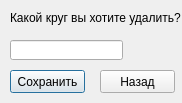
<?xml version="1.0" encoding="UTF-8"?>
<ui version="4.0">
 <class>deletecircle</class>
 <widget class="QDialog" name="deletecircle">
  <property name="geometry">
   <rect>
    <x>0</x>
    <y>0</y>
    <width>182</width>
    <height>103</height>
   </rect>
  </property>
  <property name="windowTitle">
   <string>Dialog</string>
  </property>
  <widget class="QLabel" name="label">
   <property name="geometry">
    <rect>
     <x>10</x>
     <y>10</y>
     <width>171</width>
     <height>16</height>
    </rect>
   </property>
   <property name="text">
    <string>Какой круг вы хотите удалить?</string>
   </property>
  </widget>
  <widget class="QLineEdit" name="deletecircle_2">
   <property name="geometry">
    <rect>
     <x>10</x>
     <y>40</y>
     <width>113</width>
     <height>20</height>
    </rect>
   </property>
  </widget>
  <widget class="QPushButton" name="pushButton">
   <property name="geometry">
    <rect>
     <x>10</x>
     <y>70</y>
     <width>75</width>
     <height>23</height>
    </rect>
   </property>
   <property name="text">
    <string>Сохранить</string>
   </property>
  </widget>
  <widget class="QPushButton" name="pushButton_2">
   <property name="geometry">
    <rect>
     <x>100</x>
     <y>70</y>
     <width>75</width>
     <height>23</height>
    </rect>
   </property>
   <property name="text">
    <string>Назад</string>
   </property>
  </widget>
 </widget>
 <resources/>
 <connections/>
</ui>
